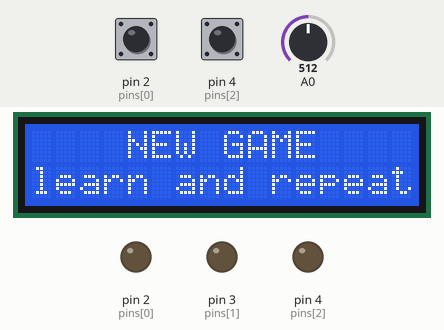
This sketch was run on a simulated Arduino Uno, built with avr-gcc and run on an emulated ATmega328P. On the bench: 16×2 character LCD, output pins drawn as LEDs (lit = HIGH). The test bench sets the inputs (shaded band); at power-on: pin 4 (pins[2]) LOW, pin 2 (pins[0]) LOW, A0 = 512. Random numbers use the default seed unless the sketch sets one.

Above: at 3.1 s.
At 10.2 s:
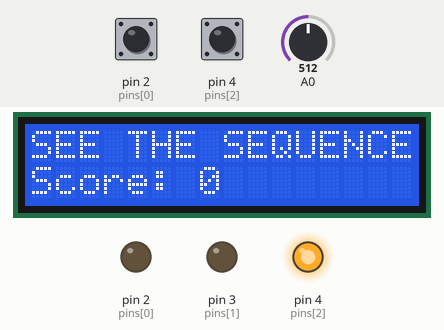
10.3 s: pin 4 (pins[2]) pulsed HIGH 5 times (0.12 s each, 0.3 s apart)
At 11.6 s:
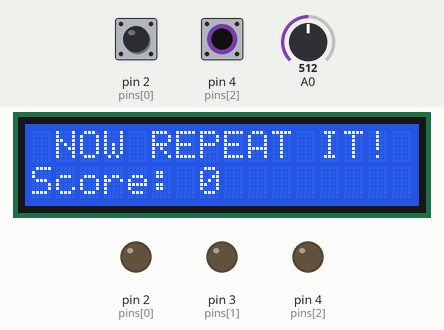
At 12.9 s:
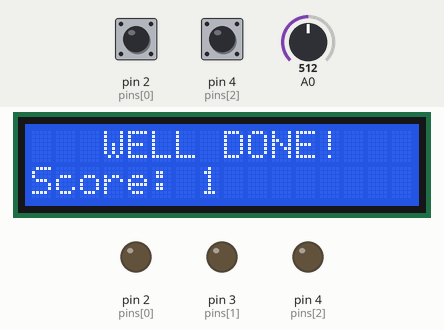
14.8 s: pin 2 (pins[0]) pulsed HIGH 5 times (0.12 s each, 0.3 s apart)
Timing chart, 0 to 26.8 s (numbered marks = the images above; inputs shaded):
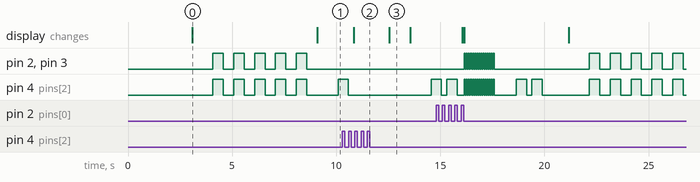

The sketch:

game.ino
```cpp
#include <LiquidCrystal.h>

#define TURN_DURATION 2000                // The time allowed between button presses in miliseconds

byte sequence[100];                       // Storage for the light sequence
int score = 0;                            // Current length of the sequence
byte inputCount = 0;                      // The number of times that the player has pressed a correct button in a given turn
byte lastInput = 0;                       // Last input from the player
byte expectedAnswer = 0;                  // The LED that's suppose to be lit by the player
bool btnDwn = false;                      // Flag to check if a button is pressed
bool playersTurn = false;                 // Flag to check if the program is waiting for the user to press a button
bool printPlayerMessage = true;           // Flag to check if the program must print a message during player's turn
bool resetFlag = false;                   // Flag used to indicate to the program that the player has lost
long inputTime = 0;                       // Timer for the delay between user inputs
String lcdMessage;                        // String to set concatenated lcd messages

// Custom variables: These need to be set according to your board setup
LiquidCrystal lcd(8, 9, 10, 11, 12, 13);  // Setup LCD monitor with the needed pins
byte pins[] = { 2, 3, 4 };                // Button input pins and LED output pins

// Setup the initial game state
void setup() {
  lcd.begin(16, 2);                       // Start LCD monitor
  setLcdEvent("SETUP");                   // Set SETUP LCD message
  Serial.begin(9600);                     // Start Serial monitor
  delay(3000);
  reset();
}

// Sets all the pins as either INPUT (for LEDs) or OUTPUT (for Buttons)
void setPinDirection(byte dir) {
  for (byte i = 0; i < sizeof(pins); i++) {
    pinMode(pins[i], dir);
  }
}

// Flashes all the LEDs together. "freq" is the blink speed, the higher the slower
void flash(short freq) {
  setPinDirection(OUTPUT); // Activate the LEDS
  for (int i = 0; i < 5; i++) {
    for (byte i = 0; i < sizeof(pins); i++) {
        digitalWrite(pins[i], HIGH);
    }
    delay(freq);
    for (byte i = 0; i < sizeof(pins); i++) {
        digitalWrite(pins[i], LOW);
    }
    delay(freq);
  }
}

// This function resets all the game variables to their default values
void reset() {
  setLcdEvent("NEWGAME");
  delay(1000);
  flash(500);
  score = 0;
  inputCount = 0;
  lastInput = 0;
  expectedAnswer = 0;
  btnDwn = false;
  playersTurn = false;
  resetFlag = false;
}

// The arduino shows the user the current sequence (needed to replay the sequence every turn and also after game over)
void playSequence() {
  // Loop through the stored sequence and light the appropriate LEDs in turn
  for (int i = 0; i < score; i++) {
    digitalWrite(sequence[i], HIGH);
    delay(500);
    digitalWrite(sequence[i], LOW);
    delay(250);
  }
}

// Clears the LCD monitor
void clearLcd() {
  lcd.setCursor(0, 0);
  lcd.print("                ");
  lcd.setCursor(0, 1);
  lcd.print("                ");
}

// Set custom messages to LCD monitor based on an event
void setLcdEvent(String event) {
  clearLcd();
  lcd.setCursor(0, 0);
  if (event == "SETUP") {
    lcd.print("     GENIUS     ");
    lcd.setCursor(0, 1);
    lcd.print("  memory  game  ");
  } else if (event == "NEWGAME") {
    lcd.print("    NEW GAME    ");
    lcd.setCursor(0, 1);
    lcd.print("learn and repeat");
  } else {
    if (event == "GAMEOVER") {
      lcdMessage = "Final Score: " + String(score - 1);
      lcd.print("   GAME  OVER   ");
    } else if (event == "CORRECT") {
      lcdMessage = "Score: " + String(score);
      lcd.print("   WELL DONE!   ");
    } else {
      lcdMessage = "Score: " + String(score - 1);
      if (event == "LEARN") {
        lcd.print("SEE THE SEQUENCE");
      } else if (event == "PLAY") {
        lcd.print(" NOW REPEAT IT! ");
      }
    }
    lcd.setCursor(0, 1);
    lcd.print(lcdMessage);
  }
}

// The events that occur upon a loss
void gameOver() {
  setLcdEvent("GAMEOVER");
  flash(50);                                            // Flash all the LEDS quickly
  flash(50);
  flash(50);
  delay(1000);
  playSequence();                                       // Shows the user the last sequence
  delay(1000);
  reset();                                              // Reset everything for a new game
}

// Arduino main loop
void loop() {
  if (!playersTurn) {
    // Arduino's turn
    setPinDirection(OUTPUT);                            // Using the LEDs
    randomSeed(analogRead(A0));                         // https://www.arduino.cc/en/Reference/RandomSeed
    sequence[score] = pins[random(0, sizeof(pins))];    // Put a new random value in the next position in the sequence - https://www.arduino.cc/en/Reference/random

    if (score > 0) {
      setLcdEvent("CORRECT");                           // Informs a correct answer from the user in the LCD monitor
      delay(1000);
    }

    printPlayerMessage = true;                          // Updates flag used to update LCD message with PLAYER'S TURN event
    score++;                                            // Set the new score (which is used as also the length of the sequence)

    setLcdEvent("LEARN");                              // Informs the user it is time to memorize the sequence in the LCD monitor
    delay(1000);
    playSequence();                                     // Show the sequence to the player

    playersTurn = true;                                 // Set playersTurn flag to true as it's now going to be the turn of the player
    inputTime = millis();                               // Store the time to measure the player's response time
  } else {
    // Player's turn
    if (printPlayerMessage) {
      setLcdEvent("PLAY");                              // Informs the user it is time to play the memorized sequence in the LCD monitor
      printPlayerMessage = false;                       // Updates flag used to update LCD message with PLAYER'S TURN event (otherwise it will keep updating the LCD every cycle)
    }

    setPinDirection(INPUT);                             // We're using the buttons
    if (millis() - inputTime > TURN_DURATION) {         // If the player takes more than the allowed time, lose
      gameOver();
      return;
    }
    if (!btnDwn) {
      expectedAnswer = sequence[inputCount];            // Find the value we expect from the player
      for (int i = 0; i < sizeof(pins); i++) {          // Loop through the all the pins
        if (pins[i] == expectedAnswer)
          continue;                                     // Ignore the correct pin
        if (digitalRead(pins[i]) == HIGH) {             // Is the button pressed
          lastInput = pins[i];
          resetFlag = true;                             // Set the resetFlag - this means the player has lost
          btnDwn = true;                                // This will prevent the program from doing the same thing over and over again
        }
      }
    }

    if (digitalRead(expectedAnswer) == 1 && !btnDwn) {  // The player pressed the right button
      inputTime = millis();
      lastInput = expectedAnswer;
      inputCount++;                                     // The user pressed a (correct) button again
      btnDwn = true;                                    // This will prevent the program from doing the same thing over and over again
    } else {
      if (btnDwn && digitalRead(lastInput) == LOW) {    // Check if the player released the button
        btnDwn = false;
        delay(20);
        if (resetFlag) {                                // If this was set to true up above, you lost
          gameOver();                                   // So we do the losing sequence of events
        } else {
          if (inputCount == score) {                    // Has the player finished repeating the sequence
            playersTurn = false;                        // If so, this will make the next turn the program's turn
            inputCount = 0;                             // Reset the number of times that the player has pressed a button
            delay(1500);
          }
        }
      }
    }
  }
}
```

Measured:
- what the display in image 3 shows lasts 1.1 s, from 12.5 s to 13.6 s
